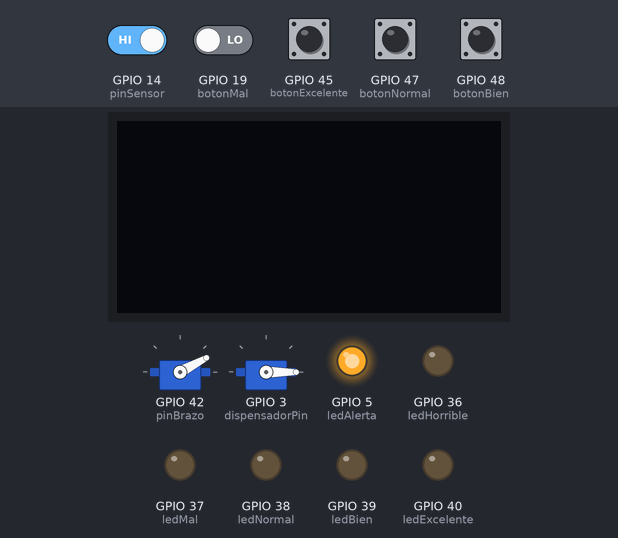
The sketch below on a simulated ESP32. Parts: 2 × servo, 128×64 one-colour display, output pins drawn as LEDs (lit = HIGH). Inputs (shaded band) come from the test bench; at power-on: GPIO 14 (pinSensor) HIGH, GPIO 19 (botonMal), GPIO 45 (botonExcelente), GPIO 47 (botonNormal), GPIO 48 (botonBien) LOW. What the sketch prints to the serial monitor is not drawn.

Above: at 6.8 s.
6.9 s: GPIO 14 (pinSensor) driven LOW
At 10.1 s:
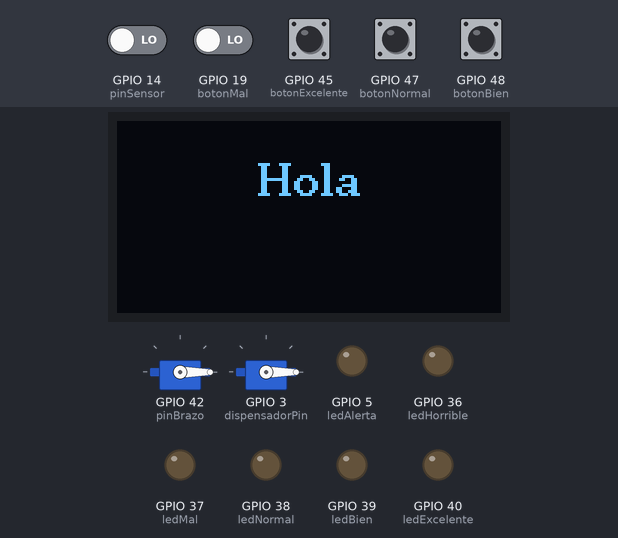
At 12.9 s:
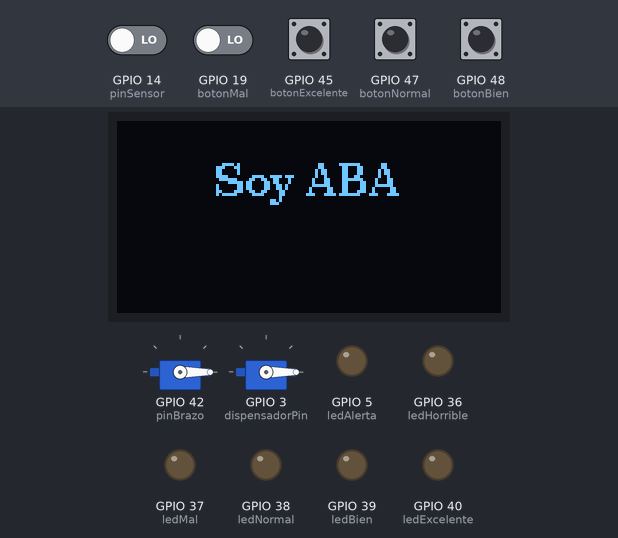
14.7 s: GPIO 14 (pinSensor) driven HIGH and GPIO 19 (botonMal) driven HIGH
At 21.6 s:
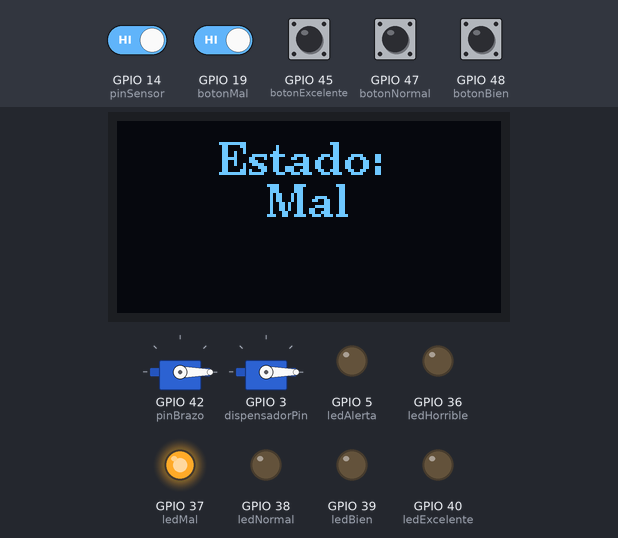
Timing chart, 0 to 48.0 s (numbered marks = the images above; inputs shaded):
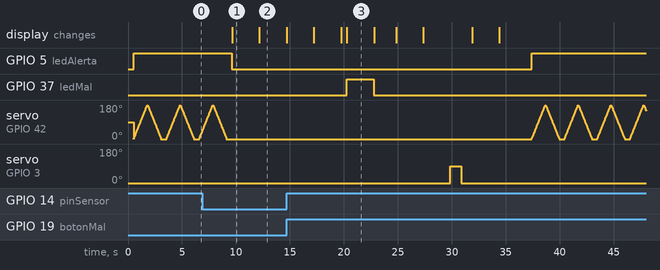

Measured:
- after the input at 6.9 s, GPIO 5 (ledAlerta): HIGH → LOW after 2.7 s; servo on GPIO 42 (pinBrazo): goes on until 9.1 s, then stays 0°; the display: changes after 2.8 s (image 1)
- after the input at 14.7 s, GPIO 5 (ledAlerta): LOW → HIGH after 22.7 s; GPIO 37 (ledMal): LOW → HIGH after 5.6 s, → LOW 2.5 s later
- what the display in image 1 shows lasts 2.5 s, from 9.7 s to 12.2 s

The sketch:

working_prototipo7.ino
```cpp
//librerias
#include <ESP32Servo.h>
#include <Arduino.h>
#include <U8g2lib.h>
#include <Wire.h>

//OLED
#define OLED_CS   10  // Chip Select
#define OLED_DC   9   // Data/Command
#define OLED_RES  21  // Reset
#define OLED_CLK  12  // Clock (SCK)
#define OLED_MOSI 11  // Data (MOSI)

// Inicializar pantalla OLED SSD1309 en SPI
U8G2_SSD1309_128X64_NONAME2_F_4W_HW_SPI u8g2(U8G2_R0, OLED_CS, OLED_DC, OLED_RES);

//SERVOMOTORES
Servo brazo;     // Crea una instancia del objeto Servo
int pinBrazo = 42; // Cambia según el pin que uses para el servo
Servo dispensador;  // El servo se llama dispensador
int dispensadorPin = 3; //El pin del dispensador es el 42

//SENSOR DE DISTANCIA
const int pinSensor = 14; //pin del sensor de obstaculos
int ledAlerta = 5;

// Botones y LEDs
const int botonExcelente = 45; // Botón Verde
const int ledExcelente = 40;   // LED Verde

const int botonBien = 48; // Botón Amarillo
const int ledBien = 39;   // LED Amarillo

const int botonNormal = 47; // Botón Blanco
const int ledNormal = 38;  // LED Blanco

const int botonMal = 19; // Botón Azul
const int ledMal = 37;   // LED Azul

const int botonHorrible = 20; // Botón Rojo
const int ledHorrible = 36;   // LED Rojo

// Arrays para no volverme loca
const int botones[] = {botonExcelente, botonBien, botonNormal, botonMal, botonHorrible};
const int leds[] = {ledExcelente, ledBien, ledNormal, ledMal, ledHorrible};

int i;  // Contador Multipropósito

void setup ()
{

Serial.begin(115200); // inicalizando comunicacion serial a 115200 baudios

//SAlUDO
pinMode (pinSensor, INPUT); // modulo ky 032 detecto de obstaculos
brazo.attach(pinBrazo, 500, 2500); //configuracion del servo para simulacion de saludo
pinMode(ledAlerta, OUTPUT);
digitalWrite(ledAlerta, LOW);

//Dispensador
dispensador.attach(dispensadorPin, 500, 2500); // Inicializamos la posición del servo
dispensador.write(0);

//CONFIGURACION OLED
u8g2.begin();  // Iniciar pantalla OLED
u8g2.setFont(u8g2_font_ncenB10_tr);  // Fuente más grande

// Configuración de Botones y LEDS
for (i = 0; i < 5; i++) {
    pinMode(botones[i], INPUT); //botones como entrada
    pinMode(leds[i], OUTPUT); //Leds como salida
    digitalWrite(leds[i], LOW); // LEDs apagados al inicio
  }
}


void loop ()
{
if (digitalRead(pinSensor) == LOW)
{
//si el sensor detecta una persona al frente
Serial.println("Persona Detectada");
delay(500);
brazo.write(0);
digitalWrite(ledAlerta, LOW);

//mostrar mensajes en la pantalla oled
unsigned long tiempoInicio = millis();
  mostrarMensajes("Hola");
  delay(2000);
  mostrarMensajes("Soy ABA");
  delay(2000);
  mostrarMensajes("Tu    Robot   Emocional");
  delay(2000);
  mostrarMensajes("Me Interesa Tu Estado De Animo,");
  delay(2000);
  mostrarMensajes("Presiona uno  de los    Botones");

  esperarBoton(); //Esperar hasta que un boton sea apretado

//Boton y Led Verde estado Excelente
if (digitalRead(botonExcelente) == HIGH) {
    while (digitalRead(botonExcelente) == HIGH) {
      if (millis() - tiempoInicio >= 3000) {  // Si pasan 3 segundos
        digitalWrite(ledExcelente, HIGH); // Enciende el LED
        mostrarMensajes("  Estado:   Excelente");
        delay(2000);
        digitalWrite(ledExcelente, LOW); // Apaga el LED
        break;
      }
    }
  }

//Boton y Led amarillo estado bien
  else if (digitalRead(botonBien) == HIGH) {
    while (digitalRead(botonBien) == HIGH) {
      if (millis() - tiempoInicio >= 3000) {  // Si pasan 3 segundos
        digitalWrite(ledBien, HIGH); // Enciende el LED
        mostrarMensajes("  Estado:    Bien");
        delay(2000);
        digitalWrite(ledBien, LOW); // Apaga el LED
        break;
      }
    }
  }

// boton y led blanco estado normal
  else if (digitalRead(botonNormal) == HIGH) {
    while (digitalRead(botonNormal) == HIGH) {
      if (millis() - tiempoInicio >= 3000) {  // Si pasan 3 segundos
        digitalWrite(ledNormal, HIGH); // Enciende el LED
        mostrarMensajes("  Estado:    Normal");
        delay(2000);
        digitalWrite(ledNormal, LOW); // Apaga el LED
        break;
      }
    }
  }

//boton y led azul estado mal
  else if (digitalRead(botonMal) == HIGH) {
    while (digitalRead(botonMal) == HIGH) {
      if (millis() - tiempoInicio >= 3000) {  // Si pasan 3 segundos
        digitalWrite(ledMal, HIGH); // Enciende el LED
        mostrarMensajes("  Estado:   Mal");
        delay(2000);
        digitalWrite(ledMal, LOW); // Apaga el LED
        break;
      }
    }
  }

// boton y led rojo estado horrible
  else if (digitalRead(botonHorrible) == HIGH) {
    while (digitalRead(botonHorrible) == HIGH) {
      if (millis() - tiempoInicio >= 3000) {  // Si pasan 3 segundos
        digitalWrite(ledHorrible, HIGH); // Enciende el LED
        mostrarMensajes("  Estado:  Horrible");
        delay(2000);
        digitalWrite(ledHorrible, LOW); // Apaga el LED
        break;
      }
    }
  }

  //continuamos mostrando mensajes en la oled
  mostrarMensajes("Toma...");
  delay(1500);
  mostrarMensajes("Para Que Te   Sientas   Mucho");
  delay(2000);
  mostrarMensajes("MEJOR :)");
  delay(2000);

//dispensar pastillas
dispensador.write(90); // Mueve el servo a 0 grados
  delay(1000);
dispensador.write(0); // Mueve el servo a 180 grados
  delay(1000);

  mostrarMensajes("Nos Vemos");
  delay(2000);

  mostrarMensajes(";)");
  delay(2000);


}


//SI NO HAY NADIE AL FRENTE
else {
Serial.println("No hay nadie al frente");
delay(500);
digitalWrite (ledAlerta, HIGH);
for (int pos = 0; pos <= 180; pos++) {
    brazo.write(pos); // Mueve a la posición actual
    delay(7);          // Espera un poco para suavizar el movimiento
  }
  for (int pos = 180; pos >= 0; pos--) {
    brazo.write(pos); // Mueve a la posición actual
    delay(7);          // Espera un poco para suavizar el movimiento
  }


}
}


// Función para mostrar mensajes en la OLED con centrado correcto
void mostrarMensajes(String mensaje) {
    u8g2.clearBuffer();
    u8g2.setFont(u8g2_font_ncenB10_tr);  // Fuente más grande

    int maxCharsPerLine = 12;  // Máx caracteres por línea en fuente más grande
    int numLines = (mensaje.length() + maxCharsPerLine - 1) / maxCharsPerLine;

    int startY = (64 - (numLines * 14)) / 2;  // Centrar verticalmente

    for (int i = 0; i < numLines; i++) {
        String linea = mensaje.substring(i * maxCharsPerLine, (i + 1) * maxCharsPerLine);
        int textWidth = u8g2.getUTF8Width(linea.c_str());  // Obtener ancho del texto
        int xPos = (128 - textWidth) / 2;  // Calcular centrado horizontal
        u8g2.setCursor(xPos, startY + i * 14);
        u8g2.print(linea);
    }

    u8g2.sendBuffer();  // Mostrar en pantalla
    delay(500);
}

// Función para esperar la presión de un botón
void esperarBoton() {
  bool botonPresionado = false;

  // Esperar hasta que cualquiera de los botones se presione
  while (!botonPresionado) {
    for (int i = 0; i < 5; i++) {
      if (digitalRead(botones[i]) == HIGH) { // Si algún botón es presionado
        botonPresionado = true;
        break;
      }
    }
  }
}
```
